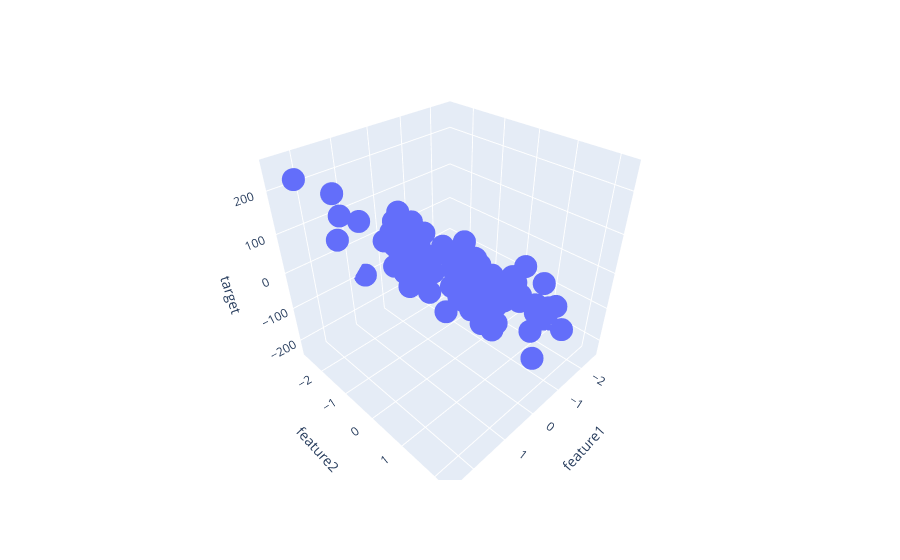

Notebook code cell kept with this figure:
### Code cell
fig=px.scatter_3d(df,x='feature1',y='feature2',z='target')
fig.show()
